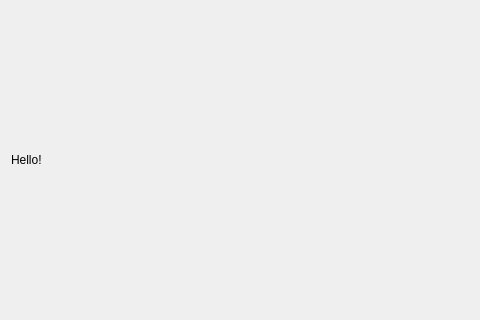
<?xml version="1.0" encoding="UTF-8"?>
<ui version="4.0">
 <class>MainWindow</class>
 <widget class="QMainWindow" name="MainWindow">
  <property name="geometry">
   <rect>
    <x>0</x>
    <y>0</y>
    <width>480</width>
    <height>320</height>
   </rect>
  </property>
  <property name="windowTitle">
   <string>MainWindow</string>
  </property>
  <widget class="QWidget" name="centralWidget">
   <layout class="QVBoxLayout" name="verticalLayout_2">
    <item>
     <widget class="QLabel" name="label">
      <property name="styleSheet">
       <string notr="true">font: 75 26pt &quot;MS Shell Dlg 2&quot;;</string>
      </property>
      <property name="text">
       <string>Hello!</string>
      </property>
     </widget>
    </item>
    <item>
     <layout class="QVBoxLayout" name="verticalLayout"/>
    </item>
   </layout>
  </widget>
 </widget>
 <layoutdefault spacing="6" margin="11"/>
 <resources/>
 <connections/>
</ui>
